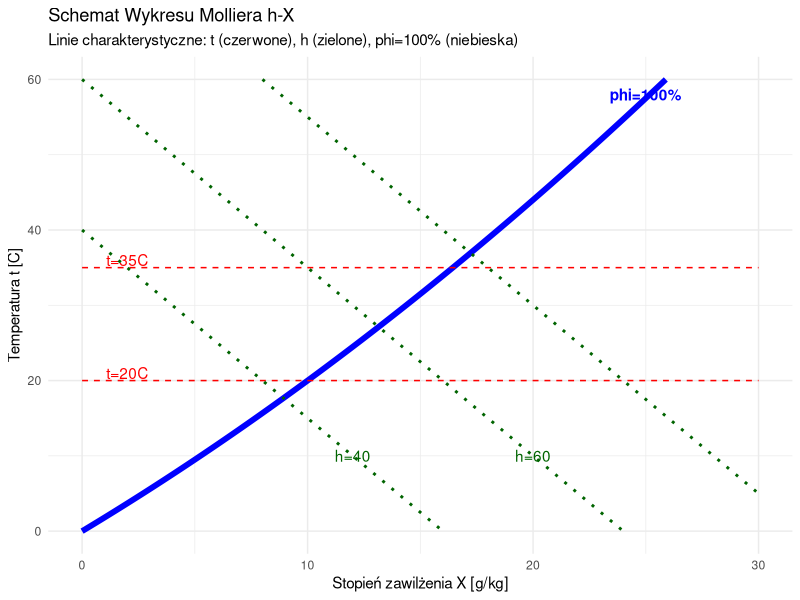

R code for this plot:
## ---- chunk 1
#| label: ix-diagram-adv
#| echo: false
#| fig-width: 10
#| fig-height: 6

library(ggplot2)

x <- seq(0, 30, length.out = 1000) # g/kg
# Saturation curve approx x_s = A * exp(B*t) -> t = ln(x/A)/B
# Simple polynomial approx for Plot
t_sat <- 0 + 1.8 * x + 0.02 * x^2

sat_curve <- data.frame(x = x, t = t_sat)
sat_curve <- sat_curve[sat_curve$t < 60, ] # Limit visible range

# Isotherms (Horizontal-ish)
df_iso <- data.frame(
    x = rep(seq(0, 30, by = 1), 2),
    t = c(rep(20, 31), rep(35, 31)),
    group = rep(c("20C", "35C"), each = 31)
)

# Isenthalps (Diagonal down-right in orthogonal coords, but lines in h-x are diagonal)
# h ~ t + 2.5x. For h=const -> t = h - 2.5x
# h = 40, h = 60, h = 80
x_h <- seq(0, 30, 1)
h_lines <- do.call(rbind, lapply(c(40, 60, 80), function(h_val) {
    data.frame(x = x_h, t = (h_val - 2.5 * x_h), h = as.factor(h_val))
}))

ggplot() +
    # Saturation Line
    geom_line(data = sat_curve, aes(x = x, y = t), color = "blue", size = 2) +
    annotate("text", x = 25, y = 58, label = "phi=100%", color = "blue", fontface = "bold") +

    # Isotherms
    geom_line(data = df_iso, aes(x = x, y = t, group = group), color = "red", linetype = "dashed") +
    annotate("text", x = 2, y = 21, label = "t=20C", color = "red") +
    annotate("text", x = 2, y = 36, label = "t=35C", color = "red") +

    # Isenthalps
    geom_line(data = h_lines, aes(x = x, y = t, group = h), color = "darkgreen", linetype = "dotted", size = 1) +
    annotate("text", x = 12, y = 10, label = "h=40", color = "darkgreen") +
    annotate("text", x = 20, y = 10, label = "h=60", color = "darkgreen") +
    labs(
        title = "Schemat Wykresu Molliera h-X",
        subtitle = "Linie charakterystyczne: t (czerwone), h (zielone), phi=100% (niebieska)",
        x = "Stopień zawilżenia X [g/kg]", y = "Temperatura t [C]"
    ) +
    theme_minimal() +
    ylim(0, 60)
